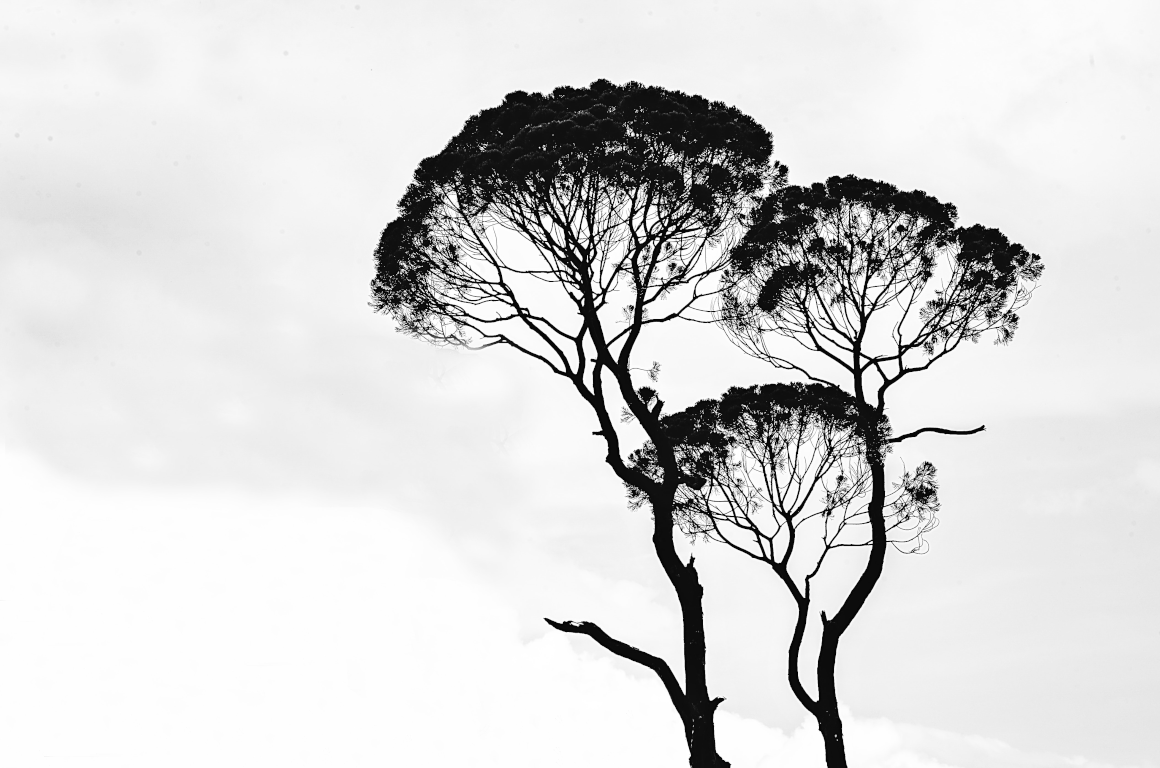
#> input picture DC_CS103_Lab12/grayscale_image.png, 1160 x 768 px
$ python lab12_ungraded.py
#> lines starting #> are read from the running program, lines starting #| are printed output that depends on the picture; after the words box and inside, x2 and y2 are one past the last pixel; in counts of white or black regions, pixels touching at a corner belong together
import math
import cv2 as cv

def radDegree(f,s):
    if s.lower() == "radian":
        print(str(f)+" pi radians is equal to "+str(f*180)+" degrees.")
    elif s.lower() == "degree":
        print(str(f)+" degrees is equal to "+str(f/180)+" pi radians.")

def grayscale2binary(n):
#> called with n = 200
    img = cv.imread("grayscale_image.png",0)
#> img is the input picture: shape (768, 1160); min 4, max 255, mean 215.6
    cv.imshow("Grayscale Image",img)
    height,width = img.shape
#> height = 768; width = 1160

    for i in range(height):
        for j in range(width):
            if img[i,j]<=n:
                img[i,j]=0
            else:
                img[i,j]=255
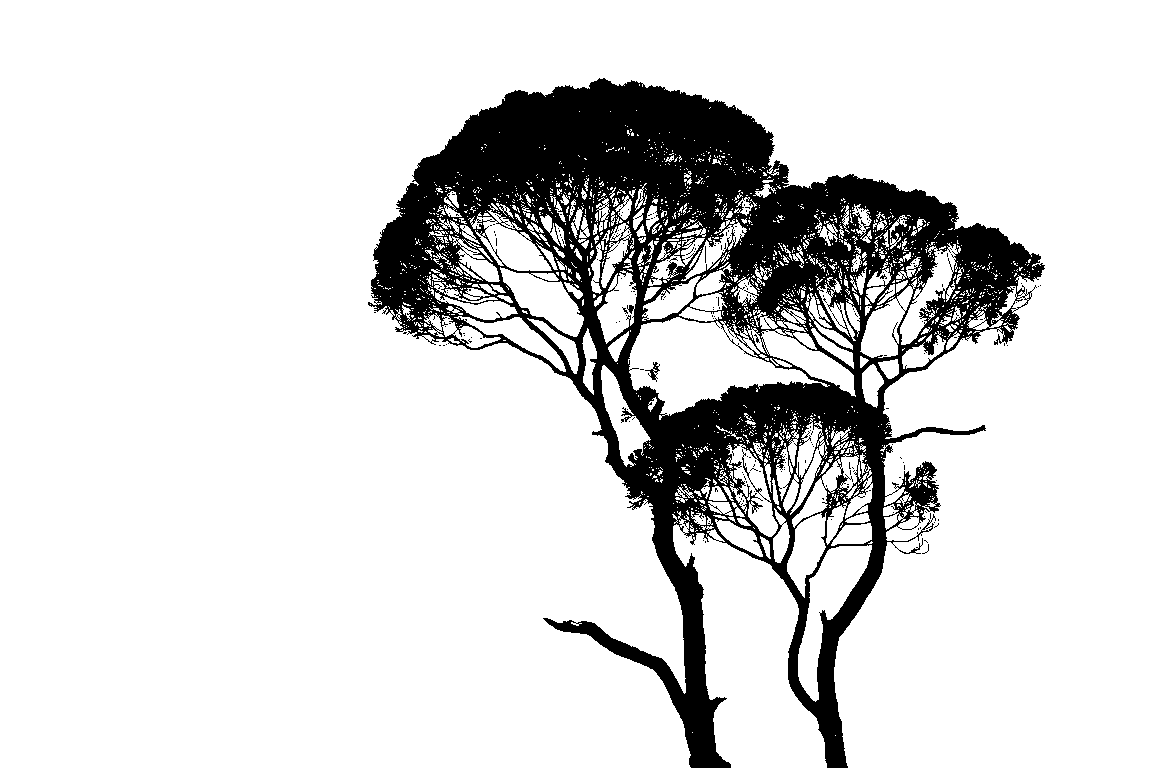
#> img: shape (768, 1160); 85% white; 232 black regions (230 under 20 px), largest, box (x1, y1, x2, y2) and area: (368, 78, 1045, 768) 132914, (645, 362, 660, 382) 99
    cv.imshow("Binary Image",img)
    cv.waitKey(0)


radDegree(45,"degree")
grayscale2binary(200)
